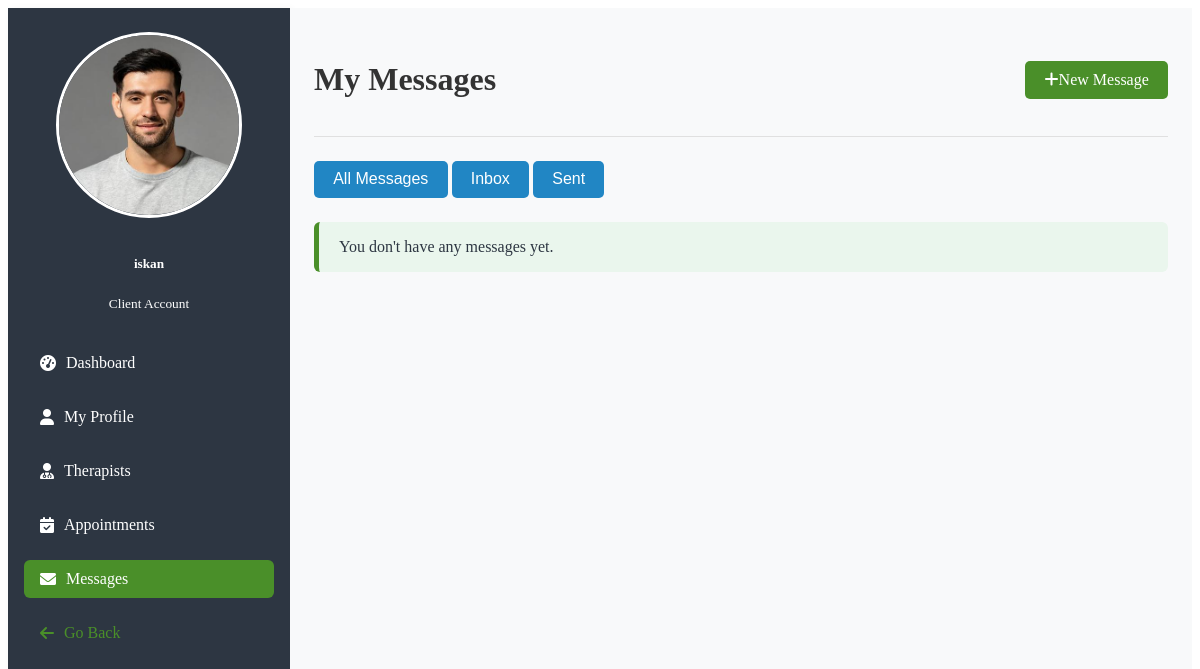
The app's page /client_messages.php (signed in) with its own data.
### tables this page shows
CREATE TABLE `client_profiles` (
  `profile_id` int(11) NOT NULL,
  `user_id` int(11) NOT NULL,
  `full_name` varchar(100) DEFAULT NULL,
  `date_of_birth` date DEFAULT NULL,
  `gender` varchar(20) DEFAULT NULL,
  `phone` varchar(20) DEFAULT NULL,
  `address` text DEFAULT NULL,
  `profile_picture` varchar(255) DEFAULT NULL
);

### client_messages.php (the view, shortened to what this page needs)
<?php
include('dbconnect.php');
$profile_stmt = $conn->prepare("SELECT * FROM client_profiles WHERE user_id = ?");
$profile_stmt->bind_param("i", $_SESSION['user_id']);
$profile_stmt->execute();
$profile_result = $profile_stmt->get_result();
$profile = $profile_result->fetch_assoc();
$received_messages = [];
$sent_messages = [];
$all_messages = array_merge($received_messages, $sent_messages);
usort($all_messages, function($a, $b) {
    return strtotime($b['sent_at']) - strtotime($a['sent_at']);
});
?>
<!DOCTYPE html>
<html lang="en">
<head>
    <link rel="stylesheet" href="client_dashboard_custom.css">
    <link rel="stylesheet" href="common.css">
    <link rel="stylesheet" href="https://cdnjs.cloudflare.com/ajax/libs/font-awesome/6.0.0/css/all.min.css">
</head>
<body>
    <div class="dashboard-flex">
        <div class="dashboard-sidebar-custom">
            <div class="text-center mb-4">
                <div class="mb-3">
                    <?php if ($profile && !empty($profile['profile_picture'])): ?>
                        <img src="../<?php echo htmlspecialchars($profile['profile_picture']); ?>" class="profile-picture" alt="Profile Picture">
                    <?php else: ?>
                        <img src="../assets/images/default-profile.jpg" class="profile-picture" alt="Profile Picture">
                    <?php endif; ?>
                </div>
                <h5><?php echo htmlspecialchars($profile['full_name'] ?? $_SESSION['username']); ?></h5>
                <small>Client Account</small>
            </div>
            <ul class="sidebar-nav">
                <li><a class="sidebar-link" href="client_dashboard.php"><i class="fas fa-tachometer-alt me-2"></i>Dashboard</a></li>
                <li><a class="sidebar-link" href="client_profile.php"><i class="fas fa-user me-2"></i>My Profile</a></li>
                <li><a class="sidebar-link" href="client_therapists.php"><i class="fas fa-user-md me-2"></i>Therapists</a></li>
                <li><a class="sidebar-link" href="client_appointments.php"><i class="fas fa-calendar-check me-2"></i>Appointments</a></li>
                <li class="position-relative"><a class="sidebar-link active" href="client_messages.php"><i class="fas fa-envelope me-2"></i>Messages</a></li>
                <li class="spacing-top"><a class="sidebar-link text-primary" href="index.php"><i class="fas fa-arrow-left me-2"></i>Go Back</a></li>
            </ul>
        </div>
        <div class="dashboard-main">
            <div class="dashboard-header">
                <h1>My Messages</h1>
                <a href="new_message.php" class="btn-custom"><i class="fas fa-plus me-2"></i>New Message</a>
            </div>
            <div class="message-tabs-custom mb-4">
                <button class="btn-custom btn-custom-secondary message-tab-btn active" data-tab="all">All Messages</button>
                <button class="btn-custom btn-custom-secondary message-tab-btn" data-tab="inbox">Inbox</button>
                <button class="btn-custom btn-custom-secondary message-tab-btn" data-tab="sent">Sent</button>
            </div>
            <div class="message-content-custom" id="tab-all">
                    <?php if (empty($all_messages)): ?>
                    <div class="alert-custom alert-info-custom">You don't have any messages yet.</div>
                    <?php endif; ?>
                </div>
        </div>
    </div>
</body>
</html>

### client_dashboard_custom.css (style rules this page uses)
.dashboard-flex { display: flex; min-height: 100vh; }
.dashboard-sidebar-custom { width: 250px; background: #2d3642; color: #fff; padding: 24px 16px; box-shadow: 2px 0 8px rgba(0,0,0,0.04); }
.dashboard-sidebar-custom .profile-picture { width: 180px; height: 180px; border-radius: 50%; object-fit: cover; border: 3px solid #fff; margin-bottom: 12px; }
.dashboard-sidebar-custom .sidebar-nav { list-style: none; padding: 0; margin: 32px 0 0 0; }
.dashboard-sidebar-custom .sidebar-nav li { margin-bottom: 16px; }
.dashboard-sidebar-custom .sidebar-link { display: flex; align-items: center; color: #fff; text-decoration: none; padding: 10px 16px; border-radius: 6px; transition: background 0.2s; font-size: 1rem; position: relative; }
.dashboard-sidebar-custom .sidebar-link.active, .dashboard-sidebar-custom .sidebar-link:hover { background: #4a8f29; color: #fff; }
.dashboard-main { flex: 1; padding: 32px 24px; background: #f8f9fa; }
.dashboard-header { display: flex; justify-content: space-between; align-items: center; margin-bottom: 24px; border-bottom: 1px solid #e0e0e0; padding-bottom: 16px; }
.dashboard-header h1 { font-size: 2rem; color: #333; }
.btn-custom { display: inline-block; background: #4a8f29; color: #fff; padding: 0.6rem 1.2rem; border: none; border-radius: 5px; cursor: pointer; text-decoration: none; font-size: 1rem; transition: background 0.3s; }
.btn-custom-secondary { background: #2186c4; }
.alert-custom { padding: 16px 20px; border-radius: 6px; margin-bottom: 18px; font-size: 1rem; }
.alert-info-custom { background: #eaf6ed; color: #2d3642; border-left: 5px solid #4a8f29; }
.dashboard-sidebar-custom .sidebar-link i { margin-right: 10px; }

### common.css (style rules this page uses)
.mb-3 { margin-bottom: 1rem; }
.mb-4 { margin-bottom: 1.5rem; }
.text-center { text-align: center; }
.text-primary { color: #4a8f29 !important; }
.spacing-top { margin-top: 1rem !important; }

### records on screen
client_profiles: profile_picture (picture), full_name "iskan"
